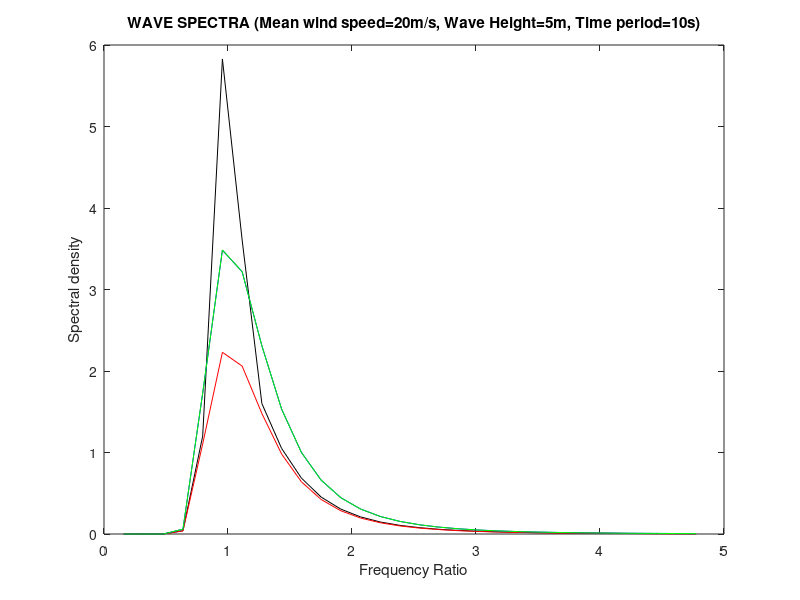

Write the MATLAB code that produced this figure.
%%WAVE SPECTRA plot ---- spectral density versus frequency ratio
%%Jonswap spectrum
hs=5; %wave height in m
t=10; %time period in seconds
v=3; %peakedness factor chosen between 1 to 7
g=9.81; %gravitational constant
w=0:0.1:3; %frequency is the varying component
n=length(w);
wo=(2*pi)/t;
alpha=3.25*(10^-3)*(hs^2)*(wo^4)*(1-(0.287*(log(v))));
for i=1:n
if w(i)<=wo
sigma(i)=0.07;%spectral width parameter
else
sigma(i)=0.09;
end
x(i)=-((w(i)-wo)^2)/(2*(sigma(i)^2)*((wo)^2));
y(i)=-1.25*((w(i)/wo)^(-4));
aw(i)=exp(x(i));
z(i)=exp(y(i))*(v^aw(i))*alpha*(g^2);
s(i)=z(i)/(w(i)^5);
p(i)=w(i)/wo;
i=i+1;
end
%%PM spectrum
hs=5; %wave height in m
t=10; %time period in seconds
g=9.81; %gravitational constant
v=20; %mean wind speed in m/s
wo=(2*pi)/t;
w=0:0.1:3; %frequency is the varying component
n=length(w);
for i=1:n
x(i)=-1.25*((w(i)/wo)^(-4));
a(i)=exp(x(i));
b(i)=1/((w(i))^5);
s1(i)=0.0081*a(i)*b(i)*(g)^2;
p1(i)=w(i)/wo;
i=i+1;
end
%%Modified PM spectrum
hs=5; %wave height in m
t=10; %time period in seconds
wo=(2*pi)/t;
w=0:0.1:3; %frequency is the varying component
n=length(w);
for i=1:n
y(i)=(-1.25)*((w(i)/wo)^(-4));
a(i)=exp(y(i));
b(i)=(wo^4)/((w(i))^5);
s2(i)=0.3125*((hs^2)*a(i)*b(i));
p2(i)=w(i)/wo;
i=i+1;
end
%%ISSC spectrum
hs=5; %wave height in m
t=10; %time period in seconds
wo=(2*pi)/t;
w=0:0.1:3; %frequency is the varying component
n=length(w);
for i=1:n
y(i)=-1.2489*((w(i)/wo)^(-4));
a(i)=exp(y(i));
b(i)=(wo^4)/((w(i))^5);
s3(i)=0.3123*((hs^2)*a(i)*b(i));
p3(i)=w(i)/wo;
i=i+1;
end
plot(p,s,'k'); %jonswap spectrum
hold on;
plot(p1,s1,'r');%Modified PM spectrum
hold on;
plot(p2,s2,'b'); %Bretschneider spectrum
hold on;
plot(p3,s3,'g'); %ISSC spectrum
xlabel('Frequency Ratio');
ylabel('Spectral density');
title('WAVE SPECTRA (Mean wind speed=20m/s, Wave Height=5m, Time period=10s)')
len1 = length(p1)
interval = (s1(len1)-s1(1))/len1 
bracket = sum(p1)+sum(p1)-p1(1)-p1(len1)
int = interval*bracket/2